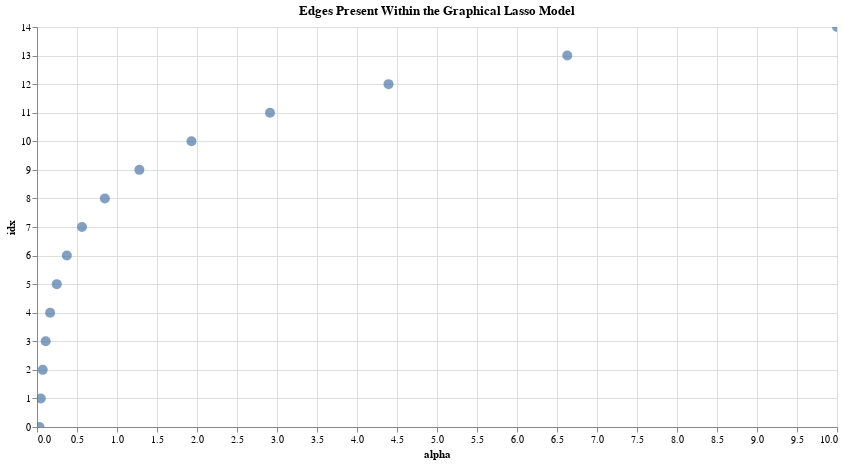

The notebook cell saved with this chart:
### Markdown cell above
**Cross Validate for Optimal Parameters: the Lasso**

Varoquaux's pipeline comprises two key steps:

1. Building clusters using a predefined edge model, where the volatility of each OHLC tick is inputted to establish the covariance among commodities.
2. Utilizing the Graphical Lasso model to identify a cross-validated average set of hyperparameters, which is then applied to cluster each commodity. This process identifies commodities moving together over seven days, revealing alpha edges and visualizing the resulting group.

Depending on market conditions, more intensive clusering may occur at either end of the spectrum, highlighting covariance between different groups and exposing outlier clusters.

**Using the Interactive Graph**

Feel free to move your mouse into the graph, then roll your mouse. This will drill in/out and allow you to hover over data points. They will mape to the edges of the clusters, under investigation.

### Code cell
from sklearn import covariance
import altair as alt
alphas = np.logspace(-1.5, 1, num=15)
edge_model = covariance.GraphicalLassoCV(alphas=alphas)
X = volatility.copy().T
X /= X.std(axis=0)
l =edge_model.fit(X)
n= []
print(type(l.alphas))
for  i in range(len(l.alphas)):
    print(l.alphas[i])
    dict = {"idx":i , "alpha":l.alphas[i]}
    n.append(dict)

dd = pd.DataFrame(n)
alt.Chart(dd).mark_point(filled=True, size=100).encode(
    y=alt.Y('idx'),
    x=alt.X('alpha'),tooltip=['alpha'],).properties(
        width=800,
        height=400,
        title="Edges Present Within the Graphical Lasso Model"
    ).interactive()

### Figure 1 — Vega-Lite specification as saved in the notebook (floating-point values rounded to 4 significant figures)
{"config": {"view": {"continuousWidth": 400, "continuousHeight": 300}}, "data": {"name": "data-e00b725f47bb04e84b24a287207abc43"}, "mark": {"type": "point", "filled": true, "size": 100}, "encoding": {"tooltip": [{"field": "alpha", "type": "quantitative"}], "x": {"field": "alpha", "type": "quantitative"}, "y": {"field": "idx", "type": "quantitative"}}, "height": 400, "selection": {"selector001": {"type": "interval", "bind": "scales", "encodings": ["x", "y"]}}, "title": "Edges Present Within the Graphical Lasso Model", "width": 800, "$schema": "https://vega.github.io/schema/vega-lite/v4.17.0.json", "datasets": {"data-e00b725f47bb04e84b24a287207abc43": [{"idx": 0, "alpha": 0.03162}, {"idx": 1, "alpha": 0.04771}, {"idx": 2, "alpha": 0.07197}, {"idx": 3, "alpha": 0.1086}, {"idx": 4, "alpha": 0.1638}, {"idx": 5, "alpha": 0.2471}, {"idx": 6, "alpha": 0.3728}, {"idx": 7, "alpha": 0.5623}, {"idx": 8, "alpha": 0.8483}, {"idx": 9, "alpha": 1.28}, {"idx": 10, "alpha": 1.931}, {"idx": 11, "alpha": 2.913}, {"idx": 12, "alpha": 4.394}, {"idx": 13, "alpha": 6.629}, {"idx": 14, "alpha": 10.0}]}}
